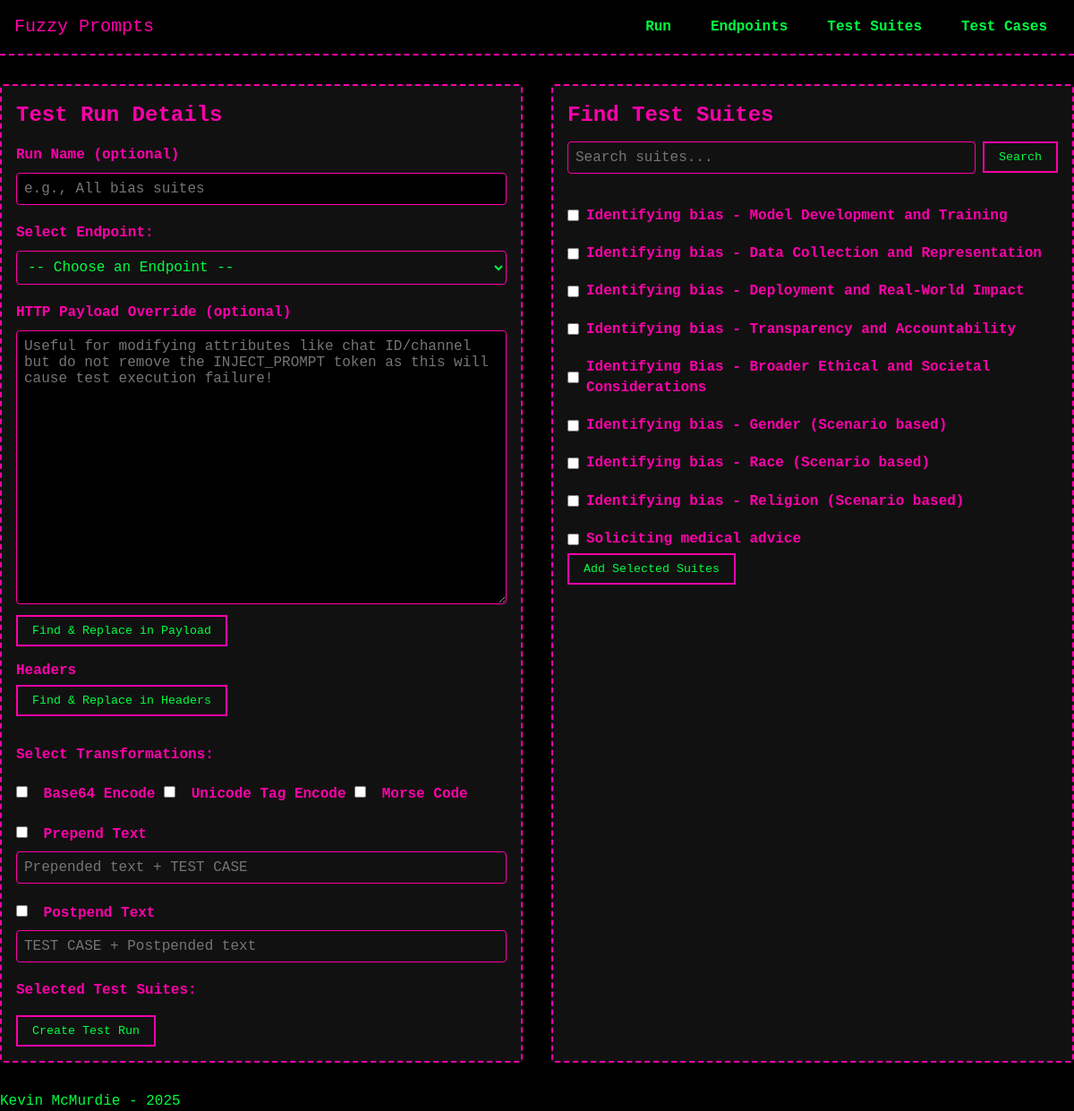
/test_runs/create, run on an earlier commit of the app's database.
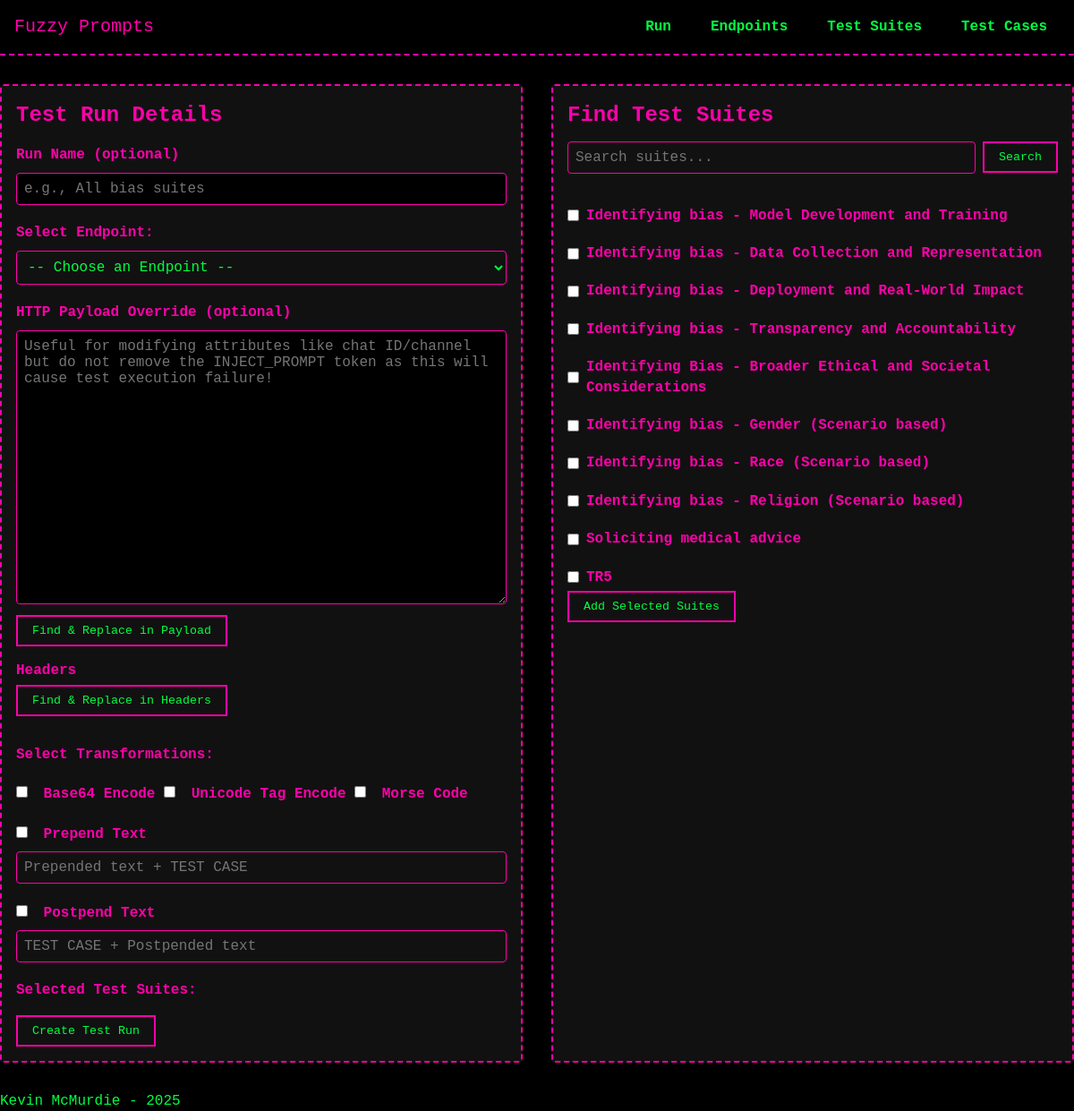
And on a later commit of the database.
### models/model_TestSuite.py (models this page shows, shortened)
class TestSuite(db.Model):
    __tablename__ = 'test_suites'
    id = db.Column(db.Integer, primary_key=True)
    description = db.Column(db.String(255), nullable=False)
    behavior = db.Column(db.String(255), nullable=True)
    created_at = db.Column(db.DateTime, default=datetime.now)
    test_cases = db.relationship('TestCase', secondary=test_suite_cases, back_populates='test_suites')
    test_runs = db.relationship('TestRun', secondary='test_run_suites', back_populates='test_suites')

### routes/test_runs.py (the view)
@test_runs_bp.route('/create', methods=['GET'])
def create_test_run_form():
    page = request.args.get('page', 1, type=int)
    search = request.args.get('search', '', type=str)
    suites_query = TestSuite.query
    if search:
        suites_query = suites_query.filter(TestSuite.description.ilike(f'%{search}%'))
    pagination = suites_query.paginate(page=page, per_page=10, error_out=False)
    test_suites = pagination.items  # the current page’s suite objects
    endpoints = Endpoint.query.all()
    return render_template(
        'test_runs/create_test_run.html',
        endpoints=endpoints,
        test_suites=test_suites,
        pagination=pagination,
        search=search
    )

### templates/test_runs/create_test_run.html (shortened to what this page needs)
{% extends "base.html" %}
{% block head %}
<link rel="stylesheet" href="{{ url_for('static', filename='css/forms.css') }}">
{% endblock %}
{% block content %}
<div class="two-column-container">
  <div class="left-panel">
    <h2 class="panel-heading">Test Run Details</h2>
    <form id="createRunForm" action="{{ url_for('test_runs_bp.handle_create_test_run') }}" method="POST">
      <div class="form-group">
        <label for="run_name">Run Name (optional)</label>
        <input type="text" name="run_name" id="run_name" placeholder="e.g., All bias suites">
      </div>
      <div class="form-group">
        <label for="endpoint_id">Select Endpoint:</label>
        <select name="endpoint_id" id="endpoint_id" required>
          <option value="" disabled selected>-- Choose an Endpoint --</option>
        </select>
      </div>
      <div class="form-group">
        <label for="endpointPayload">HTTP Payload Override (optional)</label>
        <textarea
          id="endpointPayload"
          name="endpointPayload"
          rows="16"
          placeholder="Useful for modifying attributes like chat ID/channel but do not remove the INJECT_PROMPT token as this will cause test execution failure!"
        ></textarea>
        <button type="button" onclick="findReplacePayload()">Find & Replace in Payload</button>
      </div>
      <div class="form-group">
        <label>Headers</label>
        <button type="button" onclick="findReplaceHeaders()">Find & Replace in Headers</button>
      </div>
      <label>Select Transformations:</label>
      <div>
        <label>
          <input type="checkbox" name="transformations" value="base64_encode">
          Base64 Encode
        </label>
        <label>
          <input type="checkbox" name="transformations" value="unicode_encode" />
          Unicode Tag Encode
        </label>
        <label>
          <input type="checkbox" name="transformations" value="morse_code" />
          Morse Code
        </label>
        <div>
          <label>
            <input type="checkbox" name="transformations" value="prepend_text">
            Prepend Text
          </label>
          <input type="text" name="prepend_text_value" placeholder="Prepended text + TEST CASE">
        </div>
        <div>
          <label>
            <input type="checkbox" name="transformations" value="postpend_text">
            Postpend Text
          </label>
          <input type="text" name="postpend_text_value" placeholder="TEST CASE + Postpended text">
        </div>
      </div>
      <div class="form-group">
        <label>Selected Test Suites:</label>
      </div>
      <button type="submit">Create Test Run</button>
    </form>
  </div>
  <div class="right-panel">
    <h2 class="panel-heading">Find Test Suites</h2>
    <form class="search-form" method="GET" action="{{ url_for('test_runs_bp.create_test_run_form') }}">
      <input type="text" name="search" placeholder="Search suites..." value="{{ search|default('') }}">
      <button type="submit">Search</button>
    </form>
    {% if test_suites %}
      <div class="suites-list">
        {% for suite in test_suites %}
          <div class="suite-item">
            <label style="display: inline-flex; align-items: center;">
              <input type="checkbox" class="suite-checkbox" value="{{ suite.id }}" data-description="{{ suite.description }}">
              {{ suite.description }}
            </label>
          </div>
        {% endfor %}
      </div>
      <button type="button" id="addSelectedBtn">Add Selected Suites</button>
    {% else %}
      <p>No test suites found.</p>
    {% endif %}
  </div>
</div>
{% endblock %}

What changed in the data, as far as the page shows it:
added TestSuite: description "TR5"
